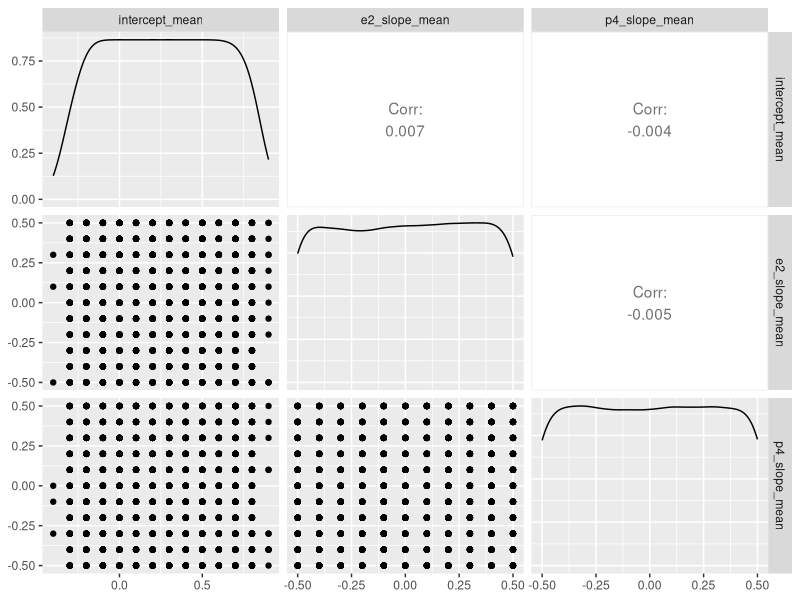
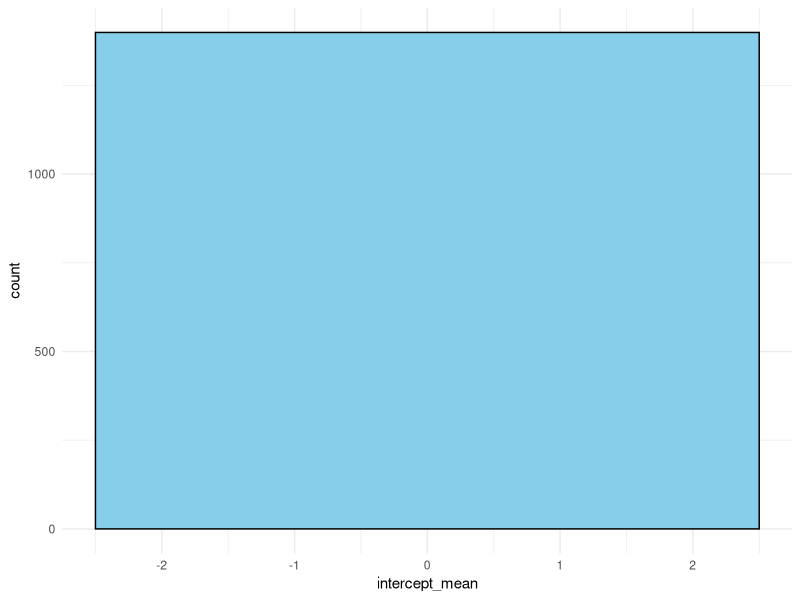
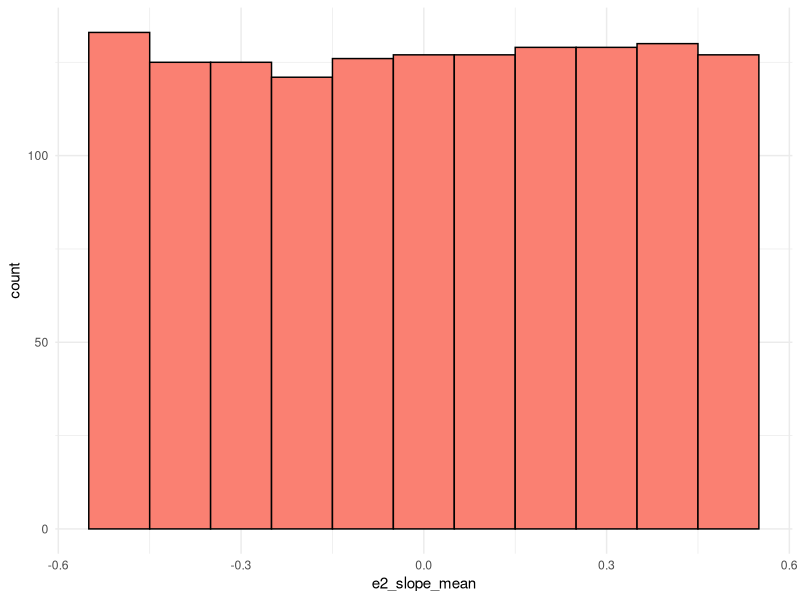
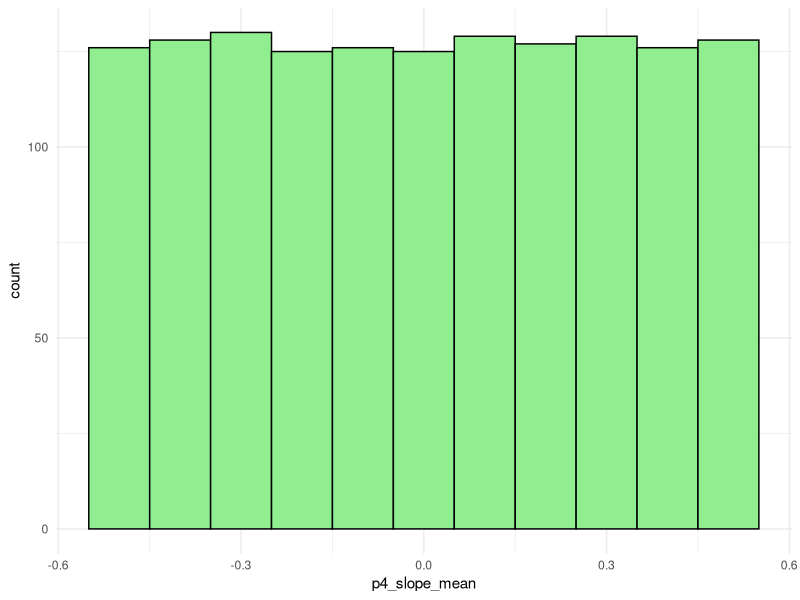

R code for these plots, in order:
## ---- chunk 1
knitr::opts_chunk$set(echo = TRUE)
## ---- chunk 2
library(tidyverse)
## ---- chunk 3
library(tidyverse)

# Importing data
mlt_data <- read.csv("VR_paper_melatonin_results.csv")

# Calculating summary statistics on raw data
mlt_raw_data_summary <- mlt_data %>%
  summarise(mean = mean(mel_supp),
            sd = sd(mel_supp),
            median = median(mel_supp),
            iqr = IQR(mel_supp),
            q1 = quantile(mel_supp, 0.25),
            q3 = quantile(mel_supp, 0.75))

# Standardise raw data so that it falls between -1 and 1
mlt_data_standardised <- mlt_data %>%
  mutate(mel_supp_standardised = (mel_supp - mean(mel_supp))/sd(mel_supp)
  )


# Calculating summary statistics on standardised data 
mlt_data_standardised_summary <- mlt_data_standardised %>%
  summarise(mean = mean(mel_supp_standardised),
            sd = sd(mel_supp_standardised),
            median = median(mel_supp_standardised),
            q1 = quantile(mel_supp_standardised, 0.25),
            q3 = quantile(mel_supp_standardised, 0.75)
            )

## ---- chunk 4
# Intercept in standardised scale (since now melatonin data does not go from 0 to 100)
intercept_mean_list <- seq(-1, 1, by = 0.1)

#E2 slope values in standardised scale
e2_slope_mean_list <- seq(-0.5, 0.5, by = 0.1)

#P4 slope values in standardised scale
p4_slope_mean_list <- seq(-0.5, 0.5, by = 0.1)

# E2 and P4 values (expressed as standardised values between -1 and 1)
e2_min_value <- -1
e2_max_value <- 1
p4_min_value <- -1
p4_max_value <- 1

# Number of simulations
num_simulations <- 100

# Extract known mlt values from mlt_data_standardised_summary
mlt_data_standardised_q1 <- mlt_data_standardised_summary$q1
mlt_data_standardised_q3 <- mlt_data_standardised_summary$q3
## ---- chunk 5
set.seed(20250602)

# Create empty data frame to store results
simulated_data_results <- data.frame(intercept_mean = numeric(),
                                e2_slope_mean = numeric(),
                                p4_slope_mean = numeric(),
                                mean_y = numeric(),
                                sd_y = numeric(),
                                accepted = factor())

for (intercept_mean in intercept_mean_list) { # loop over possible intercept means
  for (e2_slope_mean in e2_slope_mean_list) { # loop over possible e2 slope means
    for (p4_slope_mean in p4_slope_mean_list) { # loop over possible p4 slope means
      
      # Simulate 100 samples of y for each parameter combination
      y <- numeric(num_simulations)
      for (simulation in seq_len(num_simulations)) {
        
        # Sample E2 and P4 from uniform distribution
        e2_value <- runif(1, e2_min_value, e2_max_value)
        p4_value <- runif(1, p4_min_value, p4_max_value)
        
        # Noise ~ N(0, sd = 0.3)
        noise <- rnorm(1, mean = 0, sd = 0.3)
        
        # Intercept ~ N(intercept_mean, sd = 0.2)
        intercept <- rnorm(1, mean = intercept_mean, sd = 0.2)
        
        # Slopes ~ N(slope_mean, sd = 0.2)
        e2_slope <- rnorm(1, mean = e2_slope_mean, sd = 0.2)
        p4_slope <- rnorm(1, mean = p4_slope_mean, sd = 0.2)
        
        
        # Model
        y[simulation] <- intercept + e2_slope*e2_value + p4_slope*p4_value + noise
      
        }
    
    # Calculate summary stats of y
    mean_y <- mean(y)
    sd_y <- sd(y)
      
    # Determine if the mean of y is within q1 and q3 of the known melatonin data 
    accepted <- ifelse(mean_y >= mlt_data_standardised_q1 & mean_y <= mlt_data_standardised_q3, "yes", "no")
      
    # Store results
    simulated_data_results <- rbind(simulated_data_results,
                               data.frame(intercept_mean = intercept_mean,
                                          e2_slope_mean = e2_slope_mean,
                                          p4_slope_mean = p4_slope_mean,
                                          mean_y = mean_y,
                                          sd_y = sd_y,
                                          accepted = factor(accepted)))
    }
  }
}

# Filter dataset to only accept values within mlt_data q1 and q3
accepted_params <- simulated_data_results %>%
  filter(accepted == "yes")

# Summary of accepted paramters
accepted_params_summary <- accepted_params %>%
  summarise(min_intercept = min(intercept_mean),
            max_intercept = max(intercept_mean),
            min_e2 = min(e2_slope_mean),
            median_e2 = median(e2_slope_mean),
            max_e2 = max(e2_slope_mean),
            min_p4 = min(p4_slope_mean),
            median_p4 = median(p4_slope_mean),
            max_p4 = max(p4_slope_mean))

## ---- chunk 6
GGally::ggpairs(simulated_data_results[simulated_data_results$accepted == "yes", 
                                    c("intercept_mean", "e2_slope_mean", "p4_slope_mean")])

## ---- chunk 7
library(ggplot2)

ggplot(accepted_params, aes(x = intercept_mean)) +
  geom_histogram(binwidth = 5, fill = "skyblue", color = "black") +
  theme_minimal()

ggplot(accepted_params, aes(x = e2_slope_mean)) +
  geom_histogram(binwidth = 0.1, fill = "salmon", color = "black") +
  theme_minimal()

ggplot(accepted_params, aes(x = p4_slope_mean)) +
  geom_histogram(binwidth = 0.1, fill = "lightgreen", color = "black") +
  theme_minimal()
## ---- chunk 8
write.csv(accepted_params, "informed_parameters.csv", row.names = FALSE)
